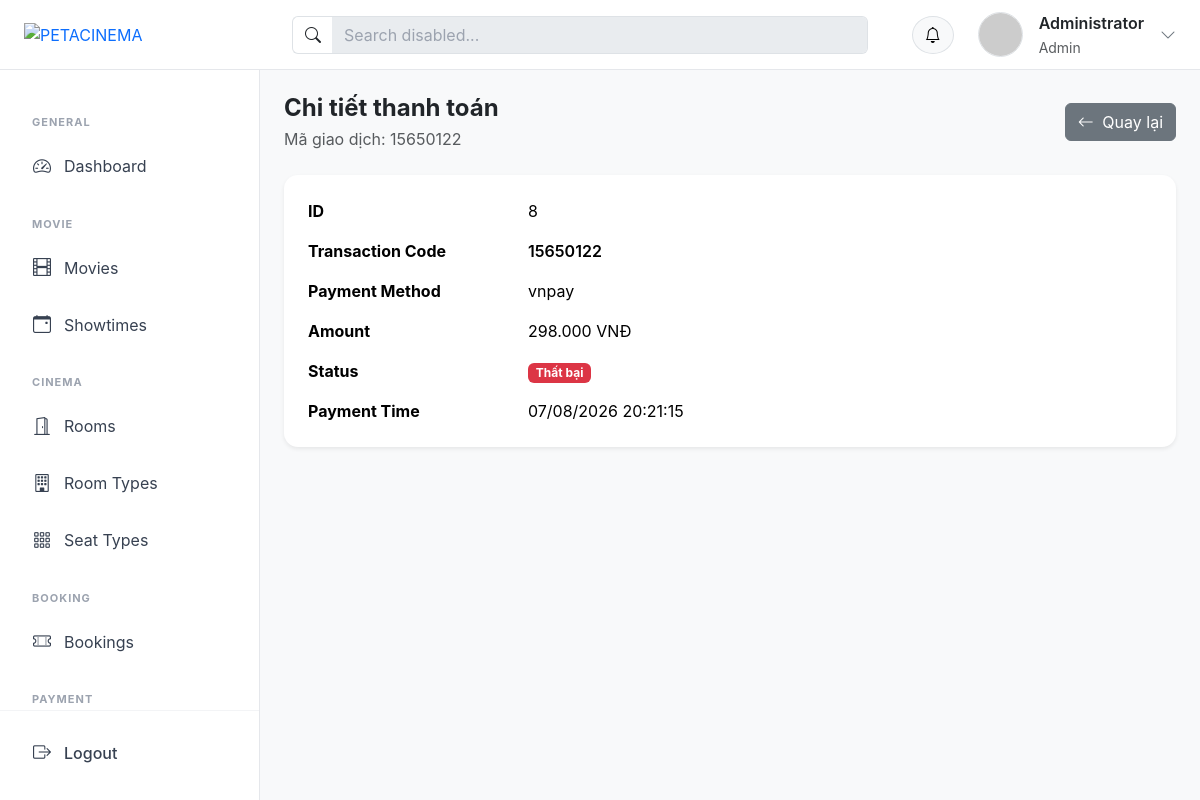
Screenshot of /?action=payment_detail&id=8 (signed in) with the database file from the repository.
### tables this page shows
CREATE TABLE `payments` (
  `id` int NOT NULL,
  `payment_method` varchar(100) DEFAULT NULL,
  `transaction_code` varchar(255) DEFAULT NULL,
  `amount` decimal(10,2) DEFAULT NULL,
  `status` enum('pending','completed','failed') DEFAULT 'pending',
  `payment_time` timestamp NULL DEFAULT NULL
);

### controllers/PaymentController.php (called while the page is built, shortened)
<?php
class PaymentController
{
    public function payment_detail()
    {
        $id = (int) ($_GET['id'] ?? 0);
        $paymentModel = new PaymentModel();
        $payment = $paymentModel->getById($id);
        require_once PATH_VIEW . 'admin/layout/layout.php';
    }
}

### index.php (called while the page is built, shortened)
<?php
spl_autoload_register(function ($class) {
    $fileName = "$class.php";
    $fileModel              = PATH_MODEL . $fileName;
});
require_once './routes/index.php';

### models/BaseModel.php (called while the page is built, shortened)
<?php
class BaseModel
{
    public function __construct()
    {
        $dsn = sprintf('mysql:host=%s;port=%s;dbname=%s;charset=utf8', DB_HOST, DB_PORT, DB_NAME);
        try {
            $this->pdo = new PDO($dsn, DB_USERNAME, DB_PASSWORD, DB_OPTIONS);
        } catch (PDOException $e) {
            die("Kết nối cơ sở dữ liệu thất bại: {$e->getMessage()}. Vui lòng thử lại sau.");
        }
    }
}

### models/PaymentModel.php (called while the page is built, shortened)
<?php
class PaymentModel extends BaseModel
{
    protected $table = "payments";
    public function getById($id)
    {
        $sql = "SELECT * FROM {$this->table} WHERE id = :id";
        $stmt = $this->pdo->prepare($sql);
        $stmt->execute([
            ':id' => $id
        ]);
        return $stmt->fetch();
    }
}

### views/admin/payment/detail.php (the view)
<div class="d-flex align-items-center justify-content-between mb-4">
    <div>
        <h4 class="fw-bold mb-1">Chi tiết thanh toán</h4>
        <p class="text-muted mb-0">Mã giao dịch: <?= htmlspecialchars($payment['transaction_code'] ?? '') ?></p>
    </div>
    <a href="<?= BASE_URL ?>?action=payment_list" class="btn btn-secondary">
        <i class="bi bi-arrow-left me-1"></i>
        Quay lại
    </a>
</div>
<div class="card shadow-sm">
    <div class="card-body">
        <?php
        $statusClass = match ($payment['status']) {
            'completed' => 'bg-success',
            'pending'   => 'bg-warning text-dark',
            'failed'    => 'bg-danger',
            default     => 'bg-secondary',
        };
        $statusLabel = match ($payment['status']) {
            'completed' => 'Hoàn tất',
            'pending'   => 'Chờ xử lý',
            'failed'    => 'Thất bại',
            default     => 'Không xác định',
        };
        ?>
        <table class="table table-borderless mb-0">
            <tbody>
                <tr>
                    <th style="width: 220px;">ID</th>
                    <td><?= $payment['id'] ?></td>
                </tr>
                <tr>
                    <th>Transaction Code</th>
                    <td class="fw-semibold"><?= htmlspecialchars($payment['transaction_code'] ?? '') ?></td>
                </tr>
                <tr>
                    <th>Payment Method</th>
                    <td><?= htmlspecialchars($payment['payment_method'] ?? '') ?></td>
                </tr>
                <tr>
                    <th>Amount</th>
                    <td><?= number_format((float) $payment['amount'], 0, ',', '.') ?> VNĐ</td>
                </tr>
                <tr>
                    <th>Status</th>
                    <td>
                        <span class="badge <?= $statusClass ?>"><?= $statusLabel ?></span>
                    </td>
                </tr>
                <tr>
                    <th>Payment Time</th>
                    <td>
                        <?= !empty($payment['payment_time']) ? date('d/m/Y H:i:s', strtotime($payment['payment_time'])) : 'Chưa thanh toán' ?>
                    </td>
                </tr>
            </tbody>
        </table>
    </div>
</div>

### assets/css/admin.css (style rules this page uses)
:root { --header-height: 70px; --sidebar-width: 260px; }
body { margin: 0; background: #f8f9fa; font-family: "Inter", -apple-system, BlinkMacSystemFont, "Segoe UI", Roboto, sans-serif; min-height: 100vh; }
.card { border: none; border-radius: 14px; box-shadow: 0 2px 10px rgba(0, 0, 0, 0.05); }

### rows the page displays
payments: transaction_code "15650122", id "8", payment_method "vnpay", amount "298.000", status "Thất bại", payment_time "07/08/2026 20:21:15"

### other values shown
$user['fullname'] "Administrator"
$user['role'] "Admin"
